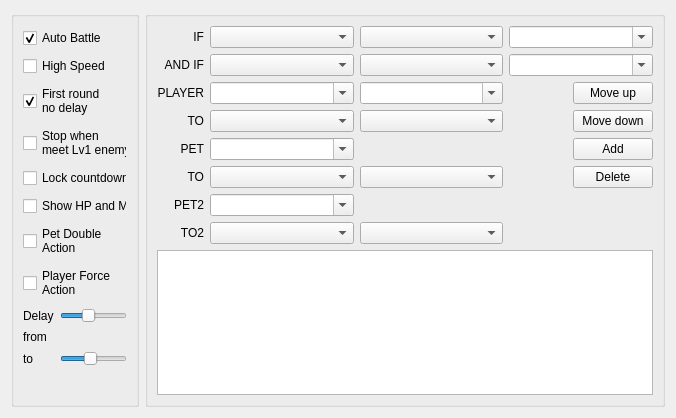
<?xml version="1.0" encoding="UTF-8"?>
<ui version="4.0">
 <class>AutoBattleForm</class>
 <widget class="QWidget" name="AutoBattleForm">
  <property name="geometry">
   <rect>
    <x>0</x>
    <y>0</y>
    <width>676</width>
    <height>418</height>
   </rect>
  </property>
  <property name="windowTitle">
   <string>Form</string>
  </property>
  <layout class="QHBoxLayout" name="horizontalLayout">
   <item>
    <widget class="QGroupBox" name="groupBox_settings">
     <property name="sizePolicy">
      <sizepolicy hsizetype="Fixed" vsizetype="Preferred">
       <horstretch>0</horstretch>
       <verstretch>0</verstretch>
      </sizepolicy>
     </property>
     <property name="minimumSize">
      <size>
       <width>128</width>
       <height>0</height>
      </size>
     </property>
     <property name="maximumSize">
      <size>
       <width>128</width>
       <height>16777215</height>
      </size>
     </property>
     <property name="title">
      <string/>
     </property>
     <layout class="QVBoxLayout" name="verticalLayout_2">
      <item>
       <widget class="QCheckBox" name="checkBox_autoBattle">
        <property name="sizePolicy">
         <sizepolicy hsizetype="Preferred" vsizetype="Fixed">
          <horstretch>0</horstretch>
          <verstretch>0</verstretch>
         </sizepolicy>
        </property>
        <property name="text">
         <string>Auto Battle</string>
        </property>
        <property name="checked">
         <bool>true</bool>
        </property>
       </widget>
      </item>
      <item>
       <widget class="QCheckBox" name="checkBox_highSpeed">
        <property name="sizePolicy">
         <sizepolicy hsizetype="Preferred" vsizetype="Fixed">
          <horstretch>0</horstretch>
          <verstretch>0</verstretch>
         </sizepolicy>
        </property>
        <property name="text">
         <string>High Speed</string>
        </property>
       </widget>
      </item>
      <item>
       <widget class="QCheckBox" name="checkBox_firstRoundNoDelay">
        <property name="sizePolicy">
         <sizepolicy hsizetype="Preferred" vsizetype="Fixed">
          <horstretch>0</horstretch>
          <verstretch>0</verstretch>
         </sizepolicy>
        </property>
        <property name="text">
         <string>First round
no delay</string>
        </property>
        <property name="checked">
         <bool>true</bool>
        </property>
       </widget>
      </item>
      <item>
       <widget class="QCheckBox" name="checkBox_levelOneProtect">
        <property name="sizePolicy">
         <sizepolicy hsizetype="Preferred" vsizetype="Fixed">
          <horstretch>0</horstretch>
          <verstretch>0</verstretch>
         </sizepolicy>
        </property>
        <property name="text">
         <string>Stop when 
meet Lv1 enemy</string>
        </property>
        <property name="checked">
         <bool>false</bool>
        </property>
       </widget>
      </item>
      <item>
       <widget class="QCheckBox" name="checkBox_lockCountdown">
        <property name="sizePolicy">
         <sizepolicy hsizetype="Preferred" vsizetype="Fixed">
          <horstretch>0</horstretch>
          <verstretch>0</verstretch>
         </sizepolicy>
        </property>
        <property name="text">
         <string>Lock countdown</string>
        </property>
        <property name="checked">
         <bool>false</bool>
        </property>
       </widget>
      </item>
      <item>
       <widget class="QCheckBox" name="checkBox_showHPMP">
        <property name="sizePolicy">
         <sizepolicy hsizetype="Preferred" vsizetype="Fixed">
          <horstretch>0</horstretch>
          <verstretch>0</verstretch>
         </sizepolicy>
        </property>
        <property name="text">
         <string>Show HP and MP</string>
        </property>
        <property name="checked">
         <bool>false</bool>
        </property>
       </widget>
      </item>
      <item>
       <widget class="QCheckBox" name="checkBox_petDoubleAction">
        <property name="sizePolicy">
         <sizepolicy hsizetype="Preferred" vsizetype="Fixed">
          <horstretch>0</horstretch>
          <verstretch>0</verstretch>
         </sizepolicy>
        </property>
        <property name="text">
         <string>Pet Double
Action</string>
        </property>
        <property name="checked">
         <bool>false</bool>
        </property>
       </widget>
      </item>
      <item>
       <widget class="QCheckBox" name="checkBox_playerForceAction">
        <property name="sizePolicy">
         <sizepolicy hsizetype="Preferred" vsizetype="Fixed">
          <horstretch>0</horstretch>
          <verstretch>0</verstretch>
         </sizepolicy>
        </property>
        <property name="text">
         <string>Player Force
Action</string>
        </property>
        <property name="checked">
         <bool>false</bool>
        </property>
       </widget>
      </item>
      <item>
       <layout class="QGridLayout" name="gridLayout">
        <item row="2" column="0">
         <widget class="QLabel" name="label_delay_to">
          <property name="text">
           <string>to</string>
          </property>
         </widget>
        </item>
        <item row="1" column="1">
         <widget class="QLabel" name="label_delay_from_val">
          <property name="sizePolicy">
           <sizepolicy hsizetype="Preferred" vsizetype="Fixed">
            <horstretch>0</horstretch>
            <verstretch>0</verstretch>
           </sizepolicy>
          </property>
          <property name="styleSheet">
           <string>font-weight:bold; font-size:14px;</string>
          </property>
          <property name="text">
           <string/>
          </property>
         </widget>
        </item>
        <item row="0" column="0">
         <widget class="QLabel" name="label_delay">
          <property name="text">
           <string>Delay</string>
          </property>
         </widget>
        </item>
        <item row="3" column="1">
         <widget class="QLabel" name="label_delay_to_val">
          <property name="sizePolicy">
           <sizepolicy hsizetype="Preferred" vsizetype="Fixed">
            <horstretch>0</horstretch>
            <verstretch>0</verstretch>
           </sizepolicy>
          </property>
          <property name="styleSheet">
           <string notr="true">font-weight:bold; font-size:14px;</string>
          </property>
          <property name="text">
           <string/>
          </property>
         </widget>
        </item>
        <item row="2" column="1">
         <widget class="QSlider" name="horizontalSlider_delayTo">
          <property name="minimum">
           <number>1</number>
          </property>
          <property name="maximum">
           <number>10000</number>
          </property>
          <property name="pageStep">
           <number>100</number>
          </property>
          <property name="value">
           <number>4500</number>
          </property>
          <property name="sliderPosition">
           <number>4500</number>
          </property>
          <property name="orientation">
           <enum>Qt::Horizontal</enum>
          </property>
         </widget>
        </item>
        <item row="0" column="1">
         <widget class="QSlider" name="horizontalSlider_delayFrom">
          <property name="minimum">
           <number>1</number>
          </property>
          <property name="maximum">
           <number>10000</number>
          </property>
          <property name="pageStep">
           <number>100</number>
          </property>
          <property name="value">
           <number>4000</number>
          </property>
          <property name="orientation">
           <enum>Qt::Horizontal</enum>
          </property>
         </widget>
        </item>
        <item row="1" column="0">
         <widget class="QLabel" name="label_delay_from">
          <property name="text">
           <string>from</string>
          </property>
         </widget>
        </item>
       </layout>
      </item>
     </layout>
    </widget>
   </item>
   <item>
    <widget class="QGroupBox" name="groupBox_list">
     <property name="title">
      <string/>
     </property>
     <layout class="QVBoxLayout" name="verticalLayout">
      <item>
       <layout class="QGridLayout" name="gridLayout_2">
        <item row="5" column="2">
         <widget class="QComboBox" name="comboBox_petTargetSelect">
          <property name="sizePolicy">
           <sizepolicy hsizetype="Expanding" vsizetype="Fixed">
            <horstretch>0</horstretch>
            <verstretch>0</verstretch>
           </sizepolicy>
          </property>
          <property name="editable">
           <bool>false</bool>
          </property>
         </widget>
        </item>
        <item row="4" column="0" alignment="Qt::AlignRight">
         <widget class="QLabel" name="label_andPet">
          <property name="sizePolicy">
           <sizepolicy hsizetype="Preferred" vsizetype="Preferred">
            <horstretch>0</horstretch>
            <verstretch>0</verstretch>
           </sizepolicy>
          </property>
          <property name="text">
           <string>PET</string>
          </property>
          <property name="alignment">
           <set>Qt::AlignRight|Qt::AlignTrailing|Qt::AlignVCenter</set>
          </property>
         </widget>
        </item>
        <item row="5" column="1">
         <widget class="QComboBox" name="comboBox_petTarget">
          <property name="sizePolicy">
           <sizepolicy hsizetype="Expanding" vsizetype="Fixed">
            <horstretch>0</horstretch>
            <verstretch>0</verstretch>
           </sizepolicy>
          </property>
          <property name="editable">
           <bool>false</bool>
          </property>
         </widget>
        </item>
        <item row="5" column="0" alignment="Qt::AlignRight">
         <widget class="QLabel" name="label_playerTarget_2">
          <property name="sizePolicy">
           <sizepolicy hsizetype="Preferred" vsizetype="Preferred">
            <horstretch>0</horstretch>
            <verstretch>0</verstretch>
           </sizepolicy>
          </property>
          <property name="text">
           <string>TO</string>
          </property>
          <property name="alignment">
           <set>Qt::AlignRight|Qt::AlignTrailing|Qt::AlignVCenter</set>
          </property>
         </widget>
        </item>
        <item row="0" column="0" alignment="Qt::AlignRight">
         <widget class="QLabel" name="label_condition">
          <property name="sizePolicy">
           <sizepolicy hsizetype="Preferred" vsizetype="Preferred">
            <horstretch>0</horstretch>
            <verstretch>0</verstretch>
           </sizepolicy>
          </property>
          <property name="text">
           <string>IF</string>
          </property>
          <property name="alignment">
           <set>Qt::AlignRight|Qt::AlignTrailing|Qt::AlignVCenter</set>
          </property>
         </widget>
        </item>
        <item row="1" column="3">
         <widget class="QComboBox" name="comboBox_condition2_value">
          <property name="sizePolicy">
           <sizepolicy hsizetype="Expanding" vsizetype="Fixed">
            <horstretch>0</horstretch>
            <verstretch>0</verstretch>
           </sizepolicy>
          </property>
          <property name="editable">
           <bool>true</bool>
          </property>
         </widget>
        </item>
        <item row="5" column="3" alignment="Qt::AlignRight">
         <widget class="QPushButton" name="pushButton_del">
          <property name="sizePolicy">
           <sizepolicy hsizetype="Fixed" vsizetype="Fixed">
            <horstretch>0</horstretch>
            <verstretch>0</verstretch>
           </sizepolicy>
          </property>
          <property name="text">
           <string>Delete</string>
          </property>
         </widget>
        </item>
        <item row="2" column="1">
         <widget class="QComboBox" name="comboBox_playerAction">
          <property name="sizePolicy">
           <sizepolicy hsizetype="Expanding" vsizetype="Fixed">
            <horstretch>0</horstretch>
            <verstretch>0</verstretch>
           </sizepolicy>
          </property>
          <property name="editable">
           <bool>true</bool>
          </property>
         </widget>
        </item>
        <item row="7" column="2">
         <widget class="QComboBox" name="comboBox_petTargetSelect_2">
          <property name="sizePolicy">
           <sizepolicy hsizetype="Expanding" vsizetype="Fixed">
            <horstretch>0</horstretch>
            <verstretch>0</verstretch>
           </sizepolicy>
          </property>
          <property name="editable">
           <bool>false</bool>
          </property>
         </widget>
        </item>
        <item row="1" column="1">
         <widget class="QComboBox" name="comboBox_condition2_type">
          <property name="sizePolicy">
           <sizepolicy hsizetype="Expanding" vsizetype="Fixed">
            <horstretch>0</horstretch>
            <verstretch>0</verstretch>
           </sizepolicy>
          </property>
          <property name="editable">
           <bool>false</bool>
          </property>
         </widget>
        </item>
        <item row="4" column="2">
         <widget class="QLabel" name="label_petSkillsFrom">
          <property name="text">
           <string/>
          </property>
         </widget>
        </item>
        <item row="1" column="2">
         <widget class="QComboBox" name="comboBox_condition2_relation">
          <property name="sizePolicy">
           <sizepolicy hsizetype="Expanding" vsizetype="Fixed">
            <horstretch>0</horstretch>
            <verstretch>0</verstretch>
           </sizepolicy>
          </property>
          <property name="editable">
           <bool>false</bool>
          </property>
         </widget>
        </item>
        <item row="4" column="3" alignment="Qt::AlignRight">
         <widget class="QPushButton" name="pushButton_add">
          <property name="sizePolicy">
           <sizepolicy hsizetype="Fixed" vsizetype="Fixed">
            <horstretch>0</horstretch>
            <verstretch>0</verstretch>
           </sizepolicy>
          </property>
          <property name="text">
           <string>Add</string>
          </property>
         </widget>
        </item>
        <item row="1" column="0">
         <widget class="QLabel" name="label_condition_2">
          <property name="sizePolicy">
           <sizepolicy hsizetype="Preferred" vsizetype="Preferred">
            <horstretch>0</horstretch>
            <verstretch>0</verstretch>
           </sizepolicy>
          </property>
          <property name="text">
           <string>AND IF</string>
          </property>
          <property name="alignment">
           <set>Qt::AlignRight|Qt::AlignTrailing|Qt::AlignVCenter</set>
          </property>
         </widget>
        </item>
        <item row="4" column="1">
         <widget class="QComboBox" name="comboBox_petAction">
          <property name="sizePolicy">
           <sizepolicy hsizetype="Expanding" vsizetype="Fixed">
            <horstretch>0</horstretch>
            <verstretch>0</verstretch>
           </sizepolicy>
          </property>
          <property name="editable">
           <bool>true</bool>
          </property>
         </widget>
        </item>
        <item row="6" column="1">
         <widget class="QComboBox" name="comboBox_petAction_2">
          <property name="sizePolicy">
           <sizepolicy hsizetype="Expanding" vsizetype="Fixed">
            <horstretch>0</horstretch>
            <verstretch>0</verstretch>
           </sizepolicy>
          </property>
          <property name="editable">
           <bool>true</bool>
          </property>
         </widget>
        </item>
        <item row="0" column="2">
         <widget class="QComboBox" name="comboBox_condition_relation">
          <property name="sizePolicy">
           <sizepolicy hsizetype="Expanding" vsizetype="Fixed">
            <horstretch>0</horstretch>
            <verstretch>0</verstretch>
           </sizepolicy>
          </property>
          <property name="editable">
           <bool>false</bool>
          </property>
         </widget>
        </item>
        <item row="3" column="2">
         <widget class="QComboBox" name="comboBox_playerTargetSelect">
          <property name="sizePolicy">
           <sizepolicy hsizetype="Expanding" vsizetype="Fixed">
            <horstretch>0</horstretch>
            <verstretch>0</verstretch>
           </sizepolicy>
          </property>
          <property name="editable">
           <bool>false</bool>
          </property>
         </widget>
        </item>
        <item row="7" column="1">
         <widget class="QComboBox" name="comboBox_petTarget_2">
          <property name="sizePolicy">
           <sizepolicy hsizetype="Expanding" vsizetype="Fixed">
            <horstretch>0</horstretch>
            <verstretch>0</verstretch>
           </sizepolicy>
          </property>
          <property name="editable">
           <bool>false</bool>
          </property>
         </widget>
        </item>
        <item row="3" column="1">
         <widget class="QComboBox" name="comboBox_playerTarget">
          <property name="sizePolicy">
           <sizepolicy hsizetype="Expanding" vsizetype="Fixed">
            <horstretch>0</horstretch>
            <verstretch>0</verstretch>
           </sizepolicy>
          </property>
          <property name="editable">
           <bool>false</bool>
          </property>
         </widget>
        </item>
        <item row="2" column="0" alignment="Qt::AlignRight">
         <widget class="QLabel" name="label_thenPlayer">
          <property name="sizePolicy">
           <sizepolicy hsizetype="Preferred" vsizetype="Preferred">
            <horstretch>0</horstretch>
            <verstretch>0</verstretch>
           </sizepolicy>
          </property>
          <property name="text">
           <string>PLAYER</string>
          </property>
          <property name="alignment">
           <set>Qt::AlignRight|Qt::AlignTrailing|Qt::AlignVCenter</set>
          </property>
         </widget>
        </item>
        <item row="3" column="3" alignment="Qt::AlignRight">
         <widget class="QPushButton" name="pushButton_moveDown">
          <property name="sizePolicy">
           <sizepolicy hsizetype="Fixed" vsizetype="Fixed">
            <horstretch>0</horstretch>
            <verstretch>0</verstretch>
           </sizepolicy>
          </property>
          <property name="text">
           <string>Move down</string>
          </property>
         </widget>
        </item>
        <item row="0" column="1">
         <widget class="QComboBox" name="comboBox_condition_type">
          <property name="sizePolicy">
           <sizepolicy hsizetype="Expanding" vsizetype="Fixed">
            <horstretch>0</horstretch>
            <verstretch>0</verstretch>
           </sizepolicy>
          </property>
          <property name="editable">
           <bool>false</bool>
          </property>
         </widget>
        </item>
        <item row="2" column="3" alignment="Qt::AlignRight">
         <widget class="QPushButton" name="pushButton_moveUp">
          <property name="sizePolicy">
           <sizepolicy hsizetype="Fixed" vsizetype="Fixed">
            <horstretch>0</horstretch>
            <verstretch>0</verstretch>
           </sizepolicy>
          </property>
          <property name="text">
           <string>Move up</string>
          </property>
         </widget>
        </item>
        <item row="7" column="0">
         <widget class="QLabel" name="label_playerTarget_3">
          <property name="sizePolicy">
           <sizepolicy hsizetype="Preferred" vsizetype="Preferred">
            <horstretch>0</horstretch>
            <verstretch>0</verstretch>
           </sizepolicy>
          </property>
          <property name="text">
           <string>TO2</string>
          </property>
          <property name="alignment">
           <set>Qt::AlignRight|Qt::AlignTrailing|Qt::AlignVCenter</set>
          </property>
         </widget>
        </item>
        <item row="0" column="3">
         <widget class="QComboBox" name="comboBox_condition_value">
          <property name="sizePolicy">
           <sizepolicy hsizetype="Expanding" vsizetype="Fixed">
            <horstretch>0</horstretch>
            <verstretch>0</verstretch>
           </sizepolicy>
          </property>
          <property name="editable">
           <bool>true</bool>
          </property>
         </widget>
        </item>
        <item row="2" column="2">
         <widget class="QComboBox" name="comboBox_playerActionValue">
          <property name="sizePolicy">
           <sizepolicy hsizetype="Preferred" vsizetype="Fixed">
            <horstretch>0</horstretch>
            <verstretch>0</verstretch>
           </sizepolicy>
          </property>
          <property name="editable">
           <bool>true</bool>
          </property>
         </widget>
        </item>
        <item row="3" column="0" alignment="Qt::AlignRight">
         <widget class="QLabel" name="label_playerTarget">
          <property name="sizePolicy">
           <sizepolicy hsizetype="Preferred" vsizetype="Preferred">
            <horstretch>0</horstretch>
            <verstretch>0</verstretch>
           </sizepolicy>
          </property>
          <property name="text">
           <string>TO</string>
          </property>
          <property name="alignment">
           <set>Qt::AlignRight|Qt::AlignTrailing|Qt::AlignVCenter</set>
          </property>
         </widget>
        </item>
        <item row="6" column="0">
         <widget class="QLabel" name="label_andPet_2">
          <property name="sizePolicy">
           <sizepolicy hsizetype="Preferred" vsizetype="Preferred">
            <horstretch>0</horstretch>
            <verstretch>0</verstretch>
           </sizepolicy>
          </property>
          <property name="layoutDirection">
           <enum>Qt::LeftToRight</enum>
          </property>
          <property name="text">
           <string>PET2</string>
          </property>
          <property name="alignment">
           <set>Qt::AlignRight|Qt::AlignTrailing|Qt::AlignVCenter</set>
          </property>
         </widget>
        </item>
       </layout>
      </item>
      <item>
       <widget class="QTableView" name="tableView_settings">
        <property name="selectionMode">
         <enum>QAbstractItemView::SingleSelection</enum>
        </property>
        <property name="selectionBehavior">
         <enum>QAbstractItemView::SelectRows</enum>
        </property>
        <property name="verticalScrollMode">
         <enum>QAbstractItemView::ScrollPerPixel</enum>
        </property>
        <property name="horizontalScrollMode">
         <enum>QAbstractItemView::ScrollPerPixel</enum>
        </property>
        <attribute name="horizontalHeaderHighlightSections">
         <bool>false</bool>
        </attribute>
        <attribute name="verticalHeaderHighlightSections">
         <bool>false</bool>
        </attribute>
       </widget>
      </item>
     </layout>
    </widget>
   </item>
  </layout>
 </widget>
 <tabstops>
  <tabstop>checkBox_autoBattle</tabstop>
  <tabstop>checkBox_highSpeed</tabstop>
  <tabstop>checkBox_firstRoundNoDelay</tabstop>
  <tabstop>checkBox_levelOneProtect</tabstop>
  <tabstop>checkBox_lockCountdown</tabstop>
  <tabstop>checkBox_showHPMP</tabstop>
  <tabstop>horizontalSlider_delayFrom</tabstop>
  <tabstop>horizontalSlider_delayTo</tabstop>
  <tabstop>comboBox_condition_type</tabstop>
  <tabstop>comboBox_condition_relation</tabstop>
  <tabstop>comboBox_condition_value</tabstop>
  <tabstop>comboBox_condition2_type</tabstop>
  <tabstop>comboBox_condition2_relation</tabstop>
  <tabstop>comboBox_condition2_value</tabstop>
  <tabstop>comboBox_playerAction</tabstop>
  <tabstop>comboBox_playerActionValue</tabstop>
  <tabstop>comboBox_playerTarget</tabstop>
  <tabstop>comboBox_playerTargetSelect</tabstop>
  <tabstop>comboBox_petAction</tabstop>
  <tabstop>comboBox_petTarget</tabstop>
  <tabstop>comboBox_petTargetSelect</tabstop>
  <tabstop>pushButton_moveUp</tabstop>
  <tabstop>pushButton_moveDown</tabstop>
  <tabstop>pushButton_add</tabstop>
  <tabstop>pushButton_del</tabstop>
  <tabstop>tableView_settings</tabstop>
 </tabstops>
 <resources/>
 <connections/>
</ui>
